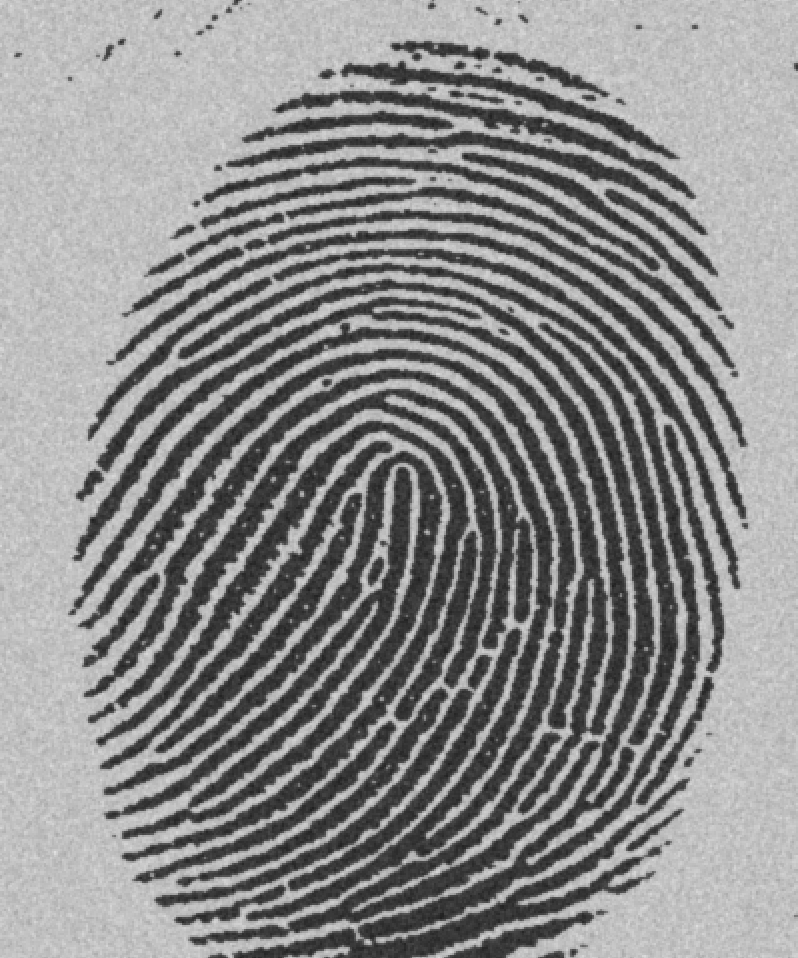
//> input picture Tutorial/Images/Finger_print_gray.tif, 798 x 958 px
$ ./Histogram_demo_image ../../../Images/Finger_print_gray.tif   (built with g++ and OpenCV 4)
//> lines starting //> are read from the running program, lines starting //| are printed output that depends on the picture
/*------------------------------------------------------/
* Image Proccessing with Deep Learning
* OpenCV : Histogram Demo (from OpenCV docs)
* https://docs.opencv.org/3.4/d8/dbc/tutorial_histogram_calculation.html
* Created: 2021-Spring
------------------------------------------------------*/

#include "opencv2/highgui.hpp"
#include "opencv2/imgcodecs.hpp"
#include "opencv2/imgproc.hpp"
#include <iostream>

using namespace std;
using namespace cv;

int main(int argc, char** argv)
{
    //! [Load image]
    CommandLineParser parser(argc, argv, "{@input | coin.jpg | input image}");
    //Mat src = imread(samples::findFile(parser.get<String>("@input")), IMREAD_COLOR);
    Mat src = imread("..//..//..//Images//Finger_print_gray.tif", IMREAD_COLOR);
//> src is the input picture: 958 rows x 798 cols, CV_8UC3; min 29, max 224, mean 140
    if (src.empty())
    {
        return EXIT_FAILURE;
    }
    //! [Load image]

    //! [Separate the image in 3 places ( B, G and R )]
    vector<Mat> bgr_planes;
    split(src, bgr_planes);
    //! [Separate the image in 3 places ( B, G and R )]

    //! [Establish the number of bins]
    int histSize = 256;
    //! [Establish the number of bins]

    //! [Set the ranges ( for B,G,R) )]
    float range[] = { 0, 256 }; //the upper boundary is exclusive
    const float* histRange = { range };
    //! [Set the ranges ( for B,G,R) )]

    //! [Set histogram param]
    bool uniform = true, accumulate = false;
    //! [Set histogram param]

    //! [Compute the histograms]
    Mat b_hist, g_hist, r_hist;
    calcHist(&bgr_planes[0], 1, 0, Mat(), b_hist, 1, &histSize, &histRange, uniform, accumulate);
//> b_hist = 256 values, max 23014 at index 192, min 0 at index 0, mean 2986.3
    calcHist(&bgr_planes[1], 1, 0, Mat(), g_hist, 1, &histSize, &histRange, uniform, accumulate);
//> g_hist has the same summary as b_hist
    calcHist(&bgr_planes[2], 1, 0, Mat(), r_hist, 1, &histSize, &histRange, uniform, accumulate);
//> r_hist has the same summary as b_hist
    //! [Compute the histograms]

    //! [Draw the histograms for B, G and R]
    int hist_w = 512, hist_h = 400;
    int bin_w = cvRound((double)hist_w / histSize);

    Mat histImage(hist_h, hist_w, CV_8UC3, Scalar(0, 0, 0));
    //! [Draw the histograms for B, G and R]

    //! [Normalize the result to ( 0, histImage.rows )]
    normalize(b_hist, b_hist, 0, histImage.rows, NORM_MINMAX, -1, Mat());
//> b_hist = 256 values, max 400 at index 192, min 0 at index 0, mean 51.9
    normalize(g_hist, g_hist, 0, histImage.rows, NORM_MINMAX, -1, Mat());
//> g_hist has the same summary as b_hist
    normalize(r_hist, r_hist, 0, histImage.rows, NORM_MINMAX, -1, Mat());
//> r_hist has the same summary as b_hist
    //! [Normalize the result to ( 0, histImage.rows )]

    //! [Draw for each channel]
    for (int i = 1; i < histSize; i++)
    {
        line(histImage, Point(bin_w * (i - 1), hist_h - cvRound(b_hist.at<float>(i - 1))),
            Point(bin_w * (i), hist_h - cvRound(b_hist.at<float>(i))),
            Scalar(255, 0, 0), 2, 8, 0);
        line(histImage, Point(bin_w * (i - 1), hist_h - cvRound(g_hist.at<float>(i - 1))),
            Point(bin_w * (i), hist_h - cvRound(g_hist.at<float>(i))),
            Scalar(0, 255, 0), 2, 8, 0);
        line(histImage, Point(bin_w * (i - 1), hist_h - cvRound(r_hist.at<float>(i - 1))),
            Point(bin_w * (i), hist_h - cvRound(r_hist.at<float>(i))),
            Scalar(0, 0, 255), 2, 8, 0);
    }
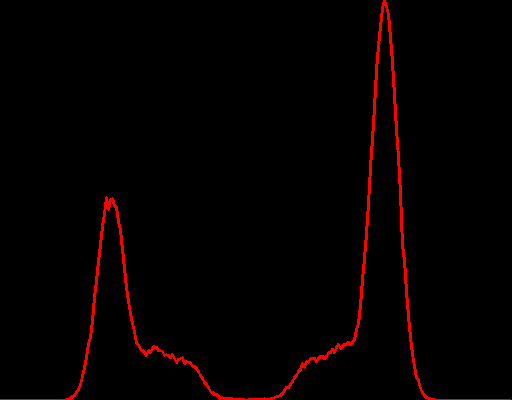
//> histImage: 400 rows x 512 cols, CV_8UC3; mean B, G, R 0, 0, 5.4
    //! [Draw for each channel]

    //! [Display]
    imshow("Source image", src);
    imshow("calcHist Demo", histImage);
    waitKey();
    //! [Display]

    return EXIT_SUCCESS;
}
